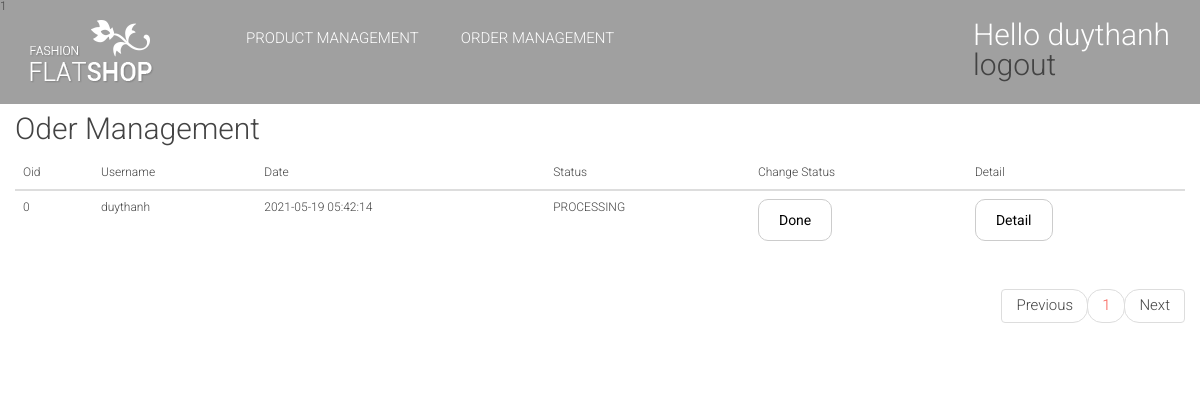
Before: /Admin/ordermanager.php (signed in) with the older database file.
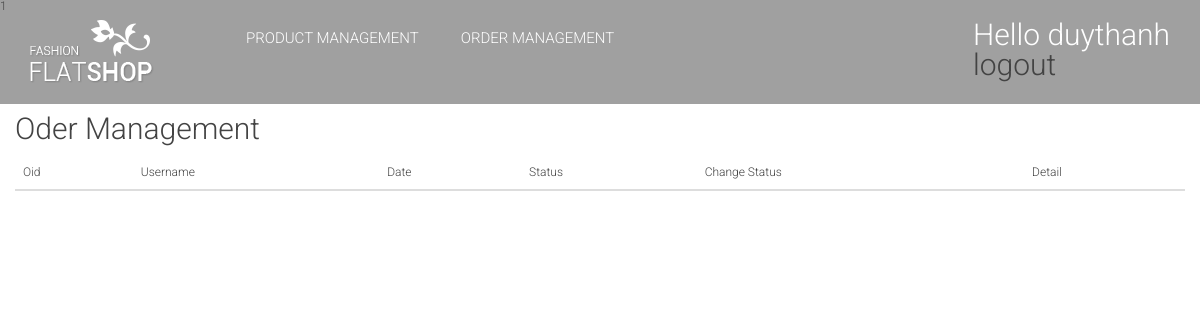
After: the same page with the newer database file.
### tables this page shows
CREATE TABLE IF NOT EXISTS `order` (
  `OID` int(11) NOT NULL AUTO_INCREMENT,
  `USERNAME` varchar(64) NOT NULL,
  `TOTAL` decimal(20,3) NOT NULL,
  `DATE` date NOT NULL,
  `STATUS` text NOT NULL,
  PRIMARY KEY (`OID`),
  KEY `USERNAME` (`USERNAME`)
);

### Admin/Sessionadmin.php (called while the page is built, shortened)
<?php
function islogin(){
    return isset($_SESSION['USERNAME']);
}
?>

### Admin/ordermanager.php (the view, shortened to what this page needs)
<?= require_once('Sessionadmin.php') ?>
<?php
if (islogin()) {
    require_once('header.php');
?>
    <div id="OManagement" class="container_fullwidth">
        <div class="container" style="background-color: white;width: 100%;margin-top: 5%;">
            <br>
            <h3>Oder Management</h3>
            <br>
            <table class="table table-hover">
                <thead>
                    <tr>
                        <th>Oid</th>
                        <th>Username</th>
                        <th>Date</th>
                        <th>Status</th>
                        <th>Change Status</th>
                        <th>Detail</th>
                    </tr>
                </thead>
                <tbody>
                    <?php
                    $conn = connectDb();
                    $sql = "select* from `order` Limit " . ($_REQUEST['Page'] * 4) . ",4";
                    $result = $conn->query($sql);
                    while ($row = $result->fetch_assoc()) {
                    ?>
                        <tr data-toggle="tooltip" data-placement="top" title="Click to see order detail">
                            <td><?= $row['OID'] ?></td>
                            <td><?= $row['USERNAME'] ?></td>
                            <td><?= $row['DATE'] ?></td>
                            <td><?= $row['STATUS'] ?></td>
                            <td>
                                <?php
                                if ($row['STATUS'] == "DONE") {
                                ?>
                                    <button data-toggle="modal" onclick="location.href = 'UpdateStt.php?oid=<?= $row['OID'] ?>&stt=<?= $row['STATUS'] ?>'" data-target="#updateModal">Processing</button>
                                <?php
                                } else {
                                ?>
                                    <button data-toggle="modal" data-target="#updateModal" onclick="location.href = 'UpdateStt.php?oid=<?= $row['OID'] ?>&stt=<?= $row['STATUS'] ?>'">Done</button>
                                <?php
                                }
                                ?>
                            </td>
                            <td>
                                <button data-toggle="modal" data-target="#updateModal" onclick="location.href = 'Orderdetail.php?oid=<?= $row['OID'] ?>'">Detail</button>
                            </td>
                        </tr>
                    <?php
                    }
                    ?>
                </tbody>
            </table>
            <div class="pager">
                <?php
                $sql = "select* from `order`";
                $result = $conn->query($sql);
                $row = $result->num_rows;
                $pages = $row % 4 == 0 ? intval($row / 3) : intval($row / 3) + 1;
                $search = '?Page=' . (($_REQUEST['Page'] > 0) ? $_REQUEST['Page'] - 1 : $_REQUEST['Page']);
                if ($pages !== 0) {
                ?>
                    <ul class="pagination">
                        <li><a href="ordermanager.php<?= $search ?>">Previous</a></li>
                        <?php
                        for ($i = 0; $i < $pages; $i++) {
                            $search = "Page=" . $i;
                        ?>
                            <li><a href="ordermanager.php?<?= $search ?>" class="active">
                                    <?= ($i + 1) ?>
                                </a></li>
                        <?php
                        }
                        $search = '?Page=' . (($_REQUEST['Page'] < $pages - 1) ? $_REQUEST['Page'] + 1 : $_REQUEST['Page']);
                        ?>
                        <li><a href="ordermanager.php<?= $search ?>">Next</a></li>
                    </ul>
                <?php
                }
                ?>
            </div>
        </div>
    </div>
    </body>
    </html>
<?php
} else
    header('location: login.php');
?>

### Admin/header.php (shortened to what this page needs)
<!DOCTYPE html>
<html lang="en">
<head>
    <link href="../css/bootstrap.css" rel="stylesheet">
    <link href="../css/font-awesome.min.css" rel="stylesheet">
    <link rel="stylesheet" href="../css/flexslider.css" type="text/css" media="screen" />
    <link href="../css/sequence-looptheme.css" rel="stylesheet" media="all" />
    <link href="../css/style.css" rel="stylesheet">
</head>
<body style="background-color: white;">
    <div class="navbar navbar-fixed-top" style="background-color: rgb(67, 67, 67,0.5);">
        <div class="container">
            <div class="row">
                <div class="col-md-2 col-sm-2">
                    <div class="logo"><a href="index.php?Page=0"><img src="../images/logo.png" alt="FlatShop"></a></div>
                </div>
                <div class="col-md-10 col-sm-10">
                    <div class="header_bottom">
                        <ul class="option">
                            <h3 style="color: white;">Hello <?= $_SESSION['USERNAME'] ?></h3>
                            <a href="logout.php">
                                <h3>logout</h3>
                            </a>
                        </ul>
                        <div class="navbar-collapse collapse">
                            <ul class="nav navbar-nav">
                                <li><a onclick="window.location.href='index.php'">product management</a></li>
                                <li><a onclick="window.location.href='ordermanager.php'">order management</a></li>
                            </ul>
                        </div>
                    </div>
                </div>
            </div>
        </div>
    </div>

### css/style.css (style rules this page uses)
html, body, div, span, applet, object, iframe, h1, h2, h3, h4, h5, h6, p, blockquote, pre, a, abbr, acronym, address, big, cite, code, del, dfn, em, img, ins, kbd, q, s, samp, small, strike, strong, sub, sup, tt, var, b, u, i, center, dl, dt, dd, ol, ul, li, fieldset, form, label, legend, table, caption, tbody, tfoot, thead, tr, th, td, article, aside, canvas, details, embed, figure, figcaption, footer, header, hgroup, menu, nav, output, ruby, section, summary, time, mark, audio, video { margin: 0; padding: 0; border: 0; font-size: 100%; font: inherit; vertical-align: baseline; }
body { font-family: 'Roboto', sans-serif; font-size: 12px; font-weight: 300; line-height: 1; background: #f5f5f5; color: #434343; }
ol, ul { list-style: none; }
table { border-collapse: collapse; border-spacing: 0; }
h1, h2, h3, h4, h5 { margin: 0; padding: 0; font-weight: 300; }
h3 { font-size: 30px; }
a { transition: all 0.2s ease-in-out 0s; -webkit-transition: all 0.2s ease-in-out 0s; }
a:hover, a:focus, a { text-decoration: none; }
ul { list-style: none outside none; margin: 0; padding: 0; }
ul:after { clear: both; content: ""; display: block; }
li { line-height: 18px; transition: all 0.2s ease-in-out 0s; -webkit-transition: all 0.2s ease-in-out 0s; }
img { max-width: 100%; height: auto; }
a, button, .button, .products, .name, .price, .fa, .sequence-next, .sequence-prev { -webkit-transition: all 300ms cubic-bezier(0.250, 0.250, 0.750, 0.750); -moz-transition: all 300ms cubic-bezier(0.250, 0.250, 0.750, 0.750); -ms-transition: all 300ms cubic-bezier(0.250, 0.250, 0.750, 0.750); -o-transition: all 300ms cubic-bezier(0.250, 0.250, 0.750, 0.750); transition: all 300ms cubic-bezier(0.250, 0.250, 0.750, 0.750); }
.header, .footer, .container_fullwidth { position: relative; margin: 0; padding: 0; width: 100%; }
.container_fullwidth { background: #fff; padding-top: 30px; padding-bottom: 30px; }
.logo { float: left; position: relative; padding: 20px 0; }
.header_bottom { float: left; width: 100%; position: relative; }
.navbar-collapse { float: left; position: relative; width: auto; padding: 20px 0 10px 0; }
.nav li { float: left; display: inline-block; position: relative; padding-bottom: 5px; }
.nav li a { padding: 7px 20px; font-size: 15px; color: #fff; border: 1px solid; border-color: rgba(255, 255, 255, 0); -webkit-border-radius: 10px; border-radius: 10px; text-transform: uppercase; }
.option { position: relative; float: right; width: auto; margin-top: 20px; z-index: 1; }
@media (min-width: 768px) { .container { width: 750px; } }
@media (min-width: 992px) { .container { width: 970px; } }
@media (min-width: 1200px) { .container { width: 1170px; } }
.button, button { background: #fff; padding: 10px 20px; border: 1px solid #cccccc; font-size: 14px; -webkit-border-radius: 10px; border-radius: 10px; outline: none; }
.pager { float: right; width: auto; margin: 0; }
.pager a { float: left; margin-left: 5px; min-width: 25px; min-height: 25px; border: 1px solid #fff; -webkit-border-radius: 5px; border-radius: 5px; position: relative; text-align: center; font-size: 15px; line-height: 22px; }
.pager a.active { color: #f7544a; }

Changed rows visible on the page:
removed order: OID "0", USERNAME "duythanh", DATE "2021-05-19 05:42:14", STATUS "PROCESSING"
Other visible differences:
text no longer shown: "Previous Next"
list line gone: "1"
